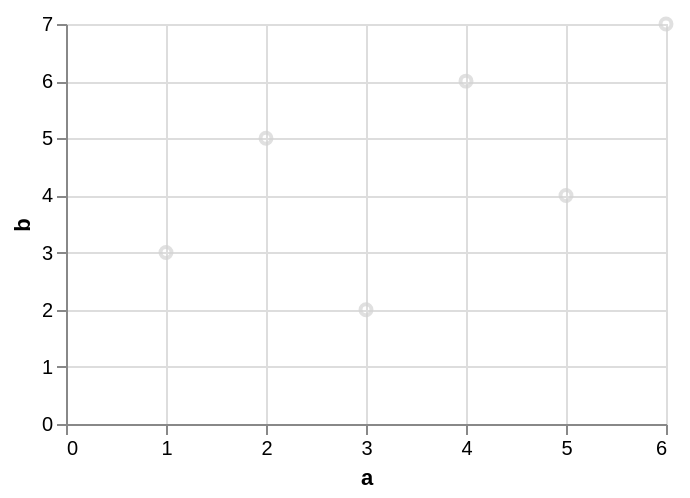

Write the Vega-Lite specification saved for this chart.
### Vega-Lite specification from a JSON file in a GitHub repository (floating-point values rounded to 4 significant figures)
{"$schema": "https://vega.github.io/schema/vega-lite/v6.json", "data": {"values": [{"a": 1, "b": 3, "c": "x", "d": "2020-01-01"}, {"a": 2, "b": 5, "c": "y", "d": "2020-03-01"}, {"a": 3, "b": 2, "c": "x", "d": "2020-06-01"}, {"a": 4, "b": 6, "c": "z", "d": "2020-09-01"}, {"a": 5, "b": 4, "c": "y", "d": "2021-01-01"}, {"a": 6, "b": 7, "c": "z", "d": "2021-04-01"}]}, "width": 300, "height": 200, "params": [{"name": "pick", "select": "point"}], "mark": "point", "encoding": {"x": {"field": "a", "type": "quantitative"}, "y": {"field": "b", "type": "quantitative"}, "color": {"condition": {"param": "pick", "empty": false, "value": "firebrick"}, "value": "lightgray"}}}
